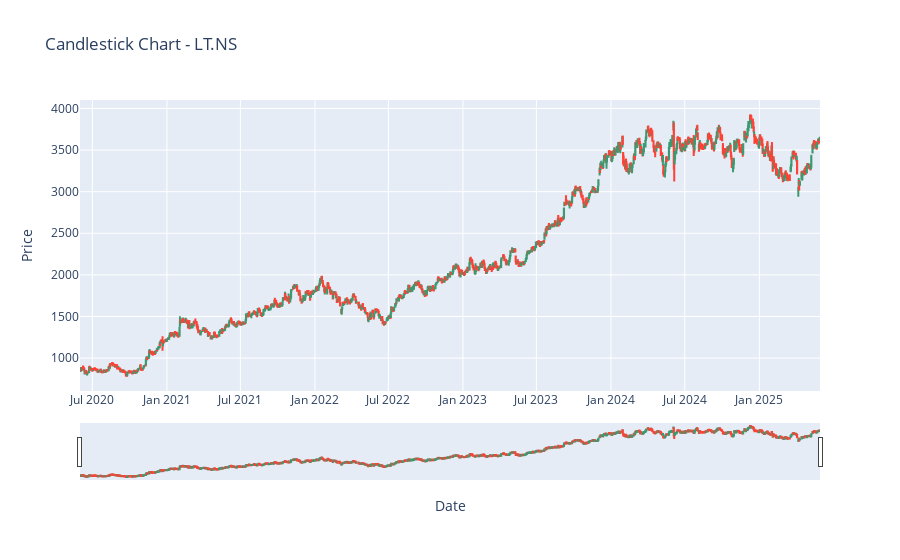

Source (notebook cell):
### Markdown cell above
<b>Candlestick chart of LT.NS

### Code cell
fig = go.Figure(data=[
    go.Candlestick(x=data['datetime'],
                   open=data['open'],
                   high=data['high'],
                   low=data['low'],
                   close=data['close'])
              ])
fig.update_layout(title=f"Candlestick Chart - {stock_symbol}", xaxis_title='Date', yaxis_title='Price')
fig.show()

### Figure 1 — Plotly figure (JSON) as saved in the notebook; plotly's stock layout.template omitted (floating-point values rounded to 4 significant figures; data arrays with more than 128 entries replaced by an {"elided": "..."} marker saying what was removed)
{"data": [{"close": {"elided": "1240 float values"}, "high": {"elided": "1240 float values"}, "low": {"elided": "1240 float values"}, "open": {"elided": "1240 float values"}, "type": "candlestick", "x": {"elided": "1240 str values"}}], "layout": {"title": {"text": "Candlestick Chart - LT.NS"}, "xaxis": {"title": {"text": "Date"}}, "yaxis": {"title": {"text": "Price"}}}}
